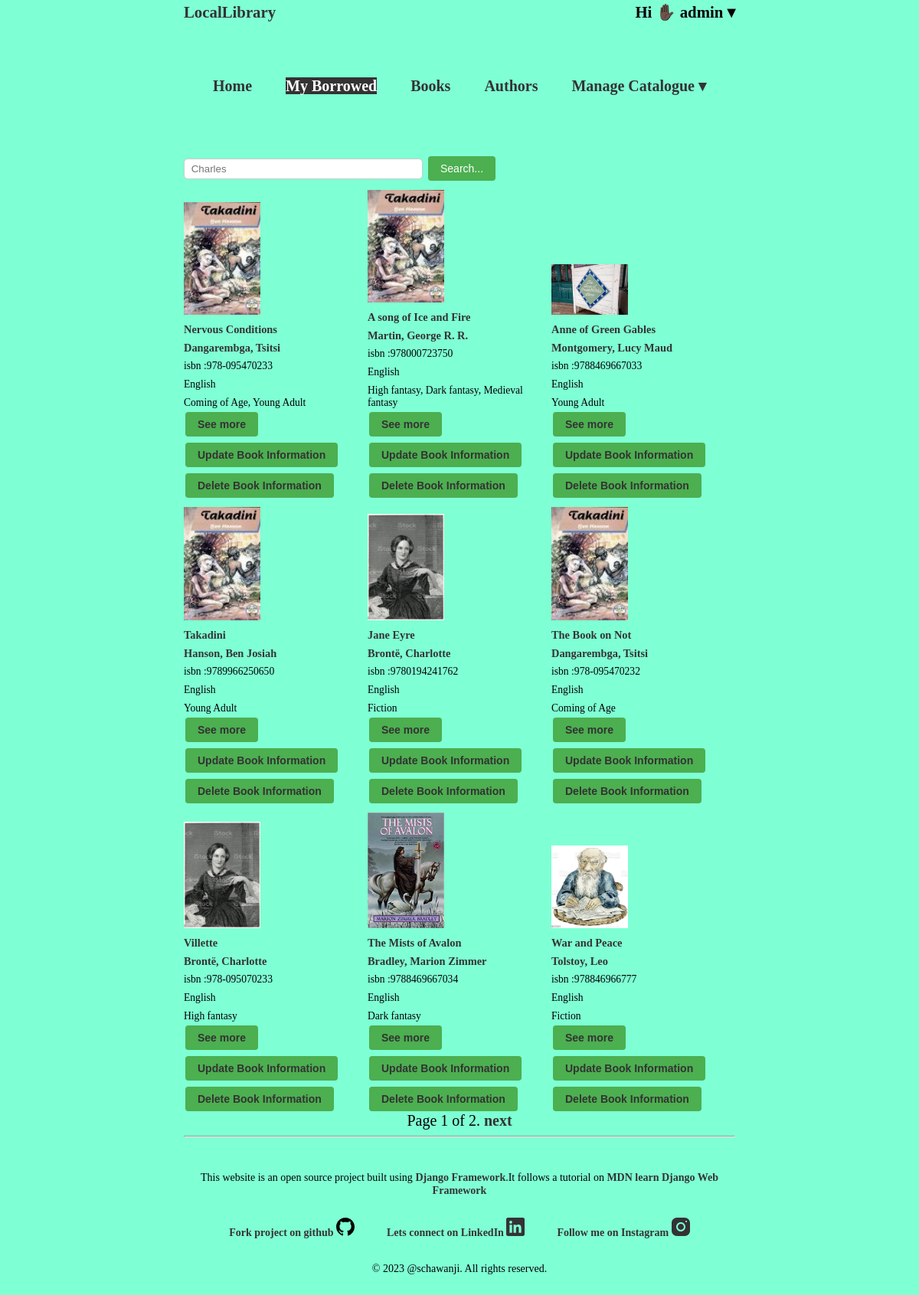
The page /catalog/books/ (signed in) on the database as committed earlier.
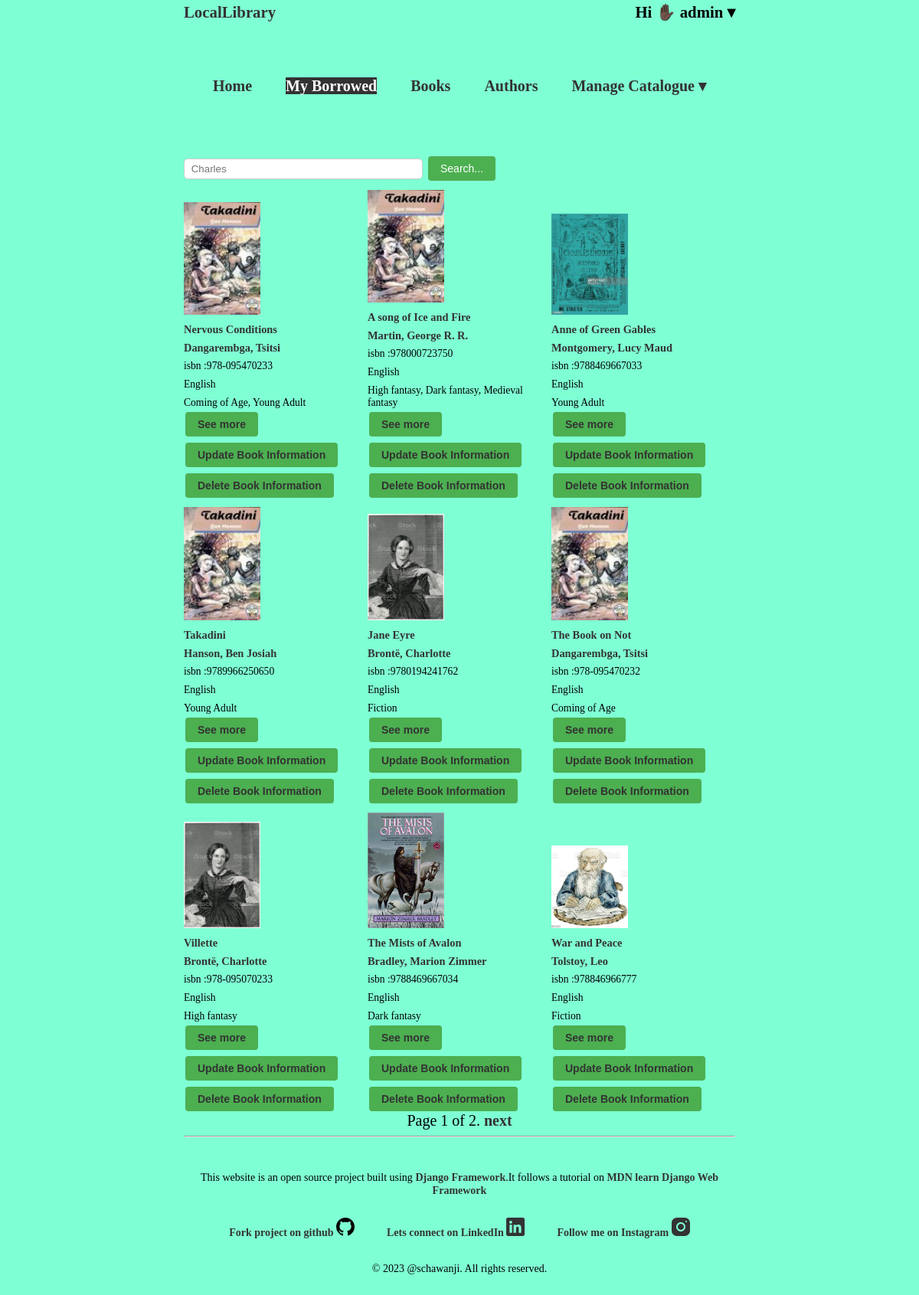
The same page on the database as committed later.
### catalog/models.py (models this page shows, shortened)
class Book(models.Model):
    title = models.CharField(max_length=200)
    author = models.ForeignKey('Author', on_delete=models.SET_NULL, null=True,related_name='books')
    summary = models.TextField(max_length=1000, help_text='Enter a brief description of the book')
    isbn = models.CharField('ISBN', max_length=13, unique=True,
                             help_text='13 Character <a href="https://www.isbn-international.org/content/what-isbn">ISBN number</a>')
    genre = models.ManyToManyField(Genre, help_text='Select a genre for this book')
    language =models.ForeignKey(Language,on_delete=models.PROTECT,null=True,blank=True)
    image = models.ImageField(upload_to='images/',null=True)
    class Meta:
        verbose_name = 'book'
        verbose_name_plural = 'books'
    def get_absolute_url(self):
        return reverse('book-detail', args=[str(self.id)])
    def display_genre(self):
       return ', '.join(genre.name for genre in self.genre.all()[:3])
    display_genre.short_description = 'Genre'

class Author(models.Model):
    first_name = models.CharField(max_length=100)
    last_name = models.CharField(max_length=100)
    date_of_birth = models.DateField(null=True, blank=True)
    date_of_death = models.DateField('Died', null=True, blank=True)
    image = models.ImageField(upload_to='images/',null=True)
    class Meta:
        ordering = ['last_name']
    def get_absolute_url(self):
        return reverse('author-detail', args=[str(self.id)])
    def __str__(self):
        return f'{self.last_name}, {self.first_name}'

class Language(models.Model):
   name=models.CharField(max_length=200)
   def __str__(self):
      return self.name

class Genre(models.Model):
    name = models.CharField(max_length=200, help_text='Enter a book genre (e.g. Science Fiction)')
    def __str__(self):
     return self.name

### catalog/views.py (the view)
# urls.py: path('books/',views.BookList.as_view(),name='books'),
class BookList(LoginRequiredMixin,ListView):
    model=models.Book
    queryset=models.Book.objects.all()
    paginate_by = 9
    def get_context_data(self, **kwargs):
        context = super(BookList,self).get_context_data(**kwargs)
        context['some_data']= 'This is just some data'
        return context

### catalog/templates/catalog/book_list.html (shortened to what this page needs)
{% extends 'base.html' %}
{% block content%}
<div>
    <form method="GET" >
       <input type="text" name="query" placeholder=" Charles" id="query">
       <button type="submit">Search...</button>
    </form>
 </div>
<div class="books-list">
    {% if query %}
    <h2>Search results for "{{ query }}"</h2>
    {% if books %}
    <div class="books-list">
      {% for book in books %}
  <div class="book">
     <h2><a href="{{ book.get_absolute_url }}">{{ book.title }}</a></h2>
     <p>Author: <a href="{{ book.author.get_absolute_url }}"> {{ book.author }}</a></p>
     <p>Published: {{ book.published_date }}</p>
     <img src="{{ book.image.url }}" alt="" srcset="">
  </div>
      {% endfor %}
  </div>
    {% else %}
      <p>No results found.</p>
    {% endif %}
  {% else %}
  {% for book in book_list %}
  <ul class="book-list">
      <li> <img src="{{ book.image.url }}" alt="" srcset=""></li>
      <li class="book-title"> <a href="{{ book.get_absolute_url }}">{{ book.title }}</a> </li>
      <li class="book-author">  <a href="{{ book.author.get_absolute_url }}"> {{ book.author }}</a></li>
      <li class="book-isbn">isbn :{{ book.isbn }}</li>
      <li class="book-language">{{ book.language }}</li>
      <li class="book-genre">{{ book.genre.all|join:", " }}</li>
      <button><a href="{{ book.get_absolute_url }}">See more</a> </button>
      {% if perms.catalog.can_mark_returned %}
      <button><a href="{% url 'book-update' book.pk %}">Update Book Information</a></button>
      <button><a href="{% url 'book-delete' book.pk %}">Delete Book Information</a></button>
      {% endif %}
    </ul>
  {% empty %}
      <p>There are no books in the library.</p>
  {% endfor %}
{% endif %}
</div>
{% endblock %}

### catalog/templates/base.html (shortened to what this page needs)
<!DOCTYPE html>
<html lang="en">
<head>
  {% load static %}
  <link rel="stylesheet" href="{% static 'css/style.css'%}">
</head>
<body>
  <header>
    <nav class="navbar">
      <ul class="logo">
        <li><a href="{% url 'home' %}">LocalLibrary</a> </li>
        {% if user.is_authenticated %}
        <li class="dropdown">
          <div class="welcome-message">Hi ✋🏿 <strong>{{ user.get_username }} &#9662;</strong></div>
        </li>
      </ul>
      <div class="menu" id="menu">
        <ul class="menu-items">
          <li><a href="{% url 'home' %}">Home</a></li>
          <li><a href="{% url 'my-borrowed' %}" class="active">My Borrowed</a></li>
          <li><a href="{% url 'books' %}">Books</a></li>
          <li><a href="{% url 'authors' %}">Authors</a></li>
          {% if perms.catalog.can_mark_returned %}
          <li class="dropdown">
            <a href="#" class="dropdown-toggle" onclick="toggleDropdown(event)">Manage Catalogue &#9662;</a>
          </li>
          {% endif %}
        </ul>
      </div>
    </nav>
    {% else %}
    <li><a href="{% url 'login' %}?next={{ request.path }}">Login</a>/<a href="{% url 'signup'%}">Register</a></li>
    </ul>
    {% endif %}
  </header>
  <main>
    {% block content %}{% endblock %}
    {% block pagination %}
    {% if is_paginated %}
    <div class="pagination">
      <span class="page-links">
        <span class="page-current">
          Page {{ page_obj.number }} of {{ page_obj.paginator.num_pages }}.
        </span>
        {% if page_obj.has_next %}
        <a href="{{ request.path }}?page={{ page_obj.next_page_number }}">next</a>
        {% endif %}
      </span>
    </div>
    {% endif %}
    {% endblock %}
  </main>
  <hr>
  <footer>
    <div class="footer-content">
      <p>This website is an open source project built using <a href="https://www.djangoproject.com/">Django
          Framework</a>.It follows a tutorial on <a
          href="https://developer.mozilla.org/en-US/docs/Learn/Server-side/Django/Introduction">MDN learn Django Web
          Framework</a> </p>
      <ul class="footer-links">
        <li>
          <a href="https://github.com/schawanji/locallibrary">Fork project on github
          </a>
        </li>
        <li>
          <a href="https://www.linkedin.com/in/schawanji/">Lets connect on LinkedIn
          </a>
        </li>
        <li>
          <a href="https://www.instagram.com/schawanji/">Follow me on Instagram
            </a>
        </li>
      </ul>
      <p>&copy; 2023 @schawanji. All rights reserved.</p>
    </div>
  </footer>
</body>
</html>

### catalog/static/css/style.css (style rules this page uses)
body { background-color: aquamarine; margin: 0 auto; width: 60%; line-height: 1.1rem; font-size:20px; box-sizing: border-box; }
ul { list-style: none; padding: 0; margin: 0; line-height: 1rem; }
li { list-style: none; padding-top: 0.5rem; line-height: 1rem; }
a { text-decoration: none; color: #333; font-weight: 700; }
a.active { background-color: #333; color: #fff; }
img { width: 100px; height: auto; }
.menu { padding: 1rem; margin-bottom: 3rem; }
nav ul { list-style-type: none; margin: 0; padding: 0; display: flex; justify-content: space-around; }
nav li { position: relative; }
.logo { list-style: none; display: flex; justify-content: space-between; font-size: 1.3rem; margin-bottom: 3rem; font-weight: 700; position: relative; }
.books-list { display: grid; grid-template-columns: 1fr 1fr 1fr; align-items: end; font-size: 0.9rem; }
ul .book-genre { color: #000; }
.pagination { text-align: center; }
.book-title { line-height: 1rem; font-weight: 700; }
.book-isbn, .book-language, .book-genre { font-size: 0.85rem; }
.menu li { padding: 1rem; }
.menu a { text-decoration: none; }
button { background-color: #4CAF50; border: none; color: white; padding: 8px 16px; text-align: center; text-decoration: none; display: inline-block; font-size: 14px; margin: 4px 2px; cursor: pointer; border-radius: 4px; }
input[type="text"], input[type="password"] { padding: 5px; border: 1px solid #ccc; border-radius: 5px; width: 300px; }
footer { padding: 20px; text-align: center; }
.footer-content { max-width: 800px; margin: 0 auto; }
.footer-content p { margin-bottom: 10px; font-size: 14px; }
.footer-links { list-style-type: none; padding: 0; margin: 0; display: flex; justify-content: center; gap: 10px; font-size: 14px; }
.footer-links li { padding: 1rem; }
.footer-links li a { color: #333; text-decoration: none; }

Rows that differ between the two databases and show on the page:
changed Book "Anne of Green Gables": image: a different picture
